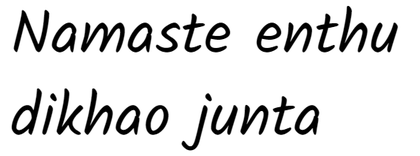
%> input picture OCR/img.png, 420 x 156 px, shrunk from 559 x 208 before the run
$ octave Paragraph.m   (GNU Octave 9; MATLAB toolbox functions it lacks are replaced by stand-ins)
%> lines starting %> are read from the running program, lines starting %| are printed output that depends on the picture; in (x1, y1, x2, y2) boxes, pixels count from 0 and x2, y2 are one past the last pixel; in counts of white or black regions, pixels touching at a corner belong together; the program's own positions count from 1
### OCR/lineSeparate.m
function [firstl, secondl]= lineSeparate(img)
[ysize, xsize]=size(img);
mag=xsize;
firstl=1;
secondl=1;
for i=1:(ysize-1)
  nopix1=sum((img(i, :))(:));
  nopix2=sum((img(i+1,:))(:));
  if (nopix1>=mag && nopix2<mag)
   firstl=i-1;
  elseif (nopix1<mag && nopix2>=mag)
    secondl=i+1;
    break;
  end
end

end

### OCR/seg2letters.m
%Given a line/word, segment into characters and return the starting and ending of each character, relative to the line/word
%Input should be a b/w image
function [letters]=seg2letters(bw)
black=ones(1,size(bw,2));
for it=1:size(bw,2)
	count=sum(bw(:,it)==0);
	if(count<=0)
		black(it)=0;
	end
end
%black
letters=[];
if(black(1)==1)
letters=[1,1];
end
for it=2:size(black,2)
	if(black(it)==1 && black(it-1)==0)
		letters=[letters;[it-1,it]];
	end
	if(black(it)==1 && black(it-1)==1)
		letters(size(letters,1),2)=letters(size(letters,1),2)+1;
	end
	if(black(it)==0 && black(it-1)==1)
		letters(size(letters,1),2)=letters(size(letters,1),2)+1;
	end
	if(black(it)==0 && black(it-1)==0)

	end
end
end

### OCR/Paragraph.m
%Replace scan2.png with whatever image you wish to test
%Pranay's code(13-36) will be used to isolate the first line of the image. In the next loop, the first line will be cut out, hence now the second line
%will be recognised, and so on. firstl, secondl, sequentially contain the values of the beginning and ending y-coordinates of each line. Once a line is
%isolated, we use Anuj's code(39-95) to isolate words and letters in each line, using the pixel darkness. Finally the whole thing is displayed nicely.
pkg load image;
close all;
%letter_cells={};
lines={};
%letter_lines_cells={};
letter_top_down_global={};
letter_pos_global={};
global_max=-1;
global_charl=-1;
charnum=0;
actualimg=imread('img.png');
%> actualimg is the input picture: size 156x420x3 uint8; min 0, max 255, mean 222.9
if(size(actualimg,3)==3)
actualimg=rgb2gray(actualimg);
%> actualimg: size 156x420 uint8
end
imshow(actualimg);
hold on;
firstl=0;
secondl=0;
while(true)
if((secondl+1)>size(actualimg,1))
break;
end %FIX THIS LATER
cutimg=actualimg((secondl+1):size(actualimg,1),:);
cutimg=im2bw(cutimg);
prevsecondl=secondl;
%figure, imshow(cutimg);
[firstl, secondl]= lineSeparate(cutimg);
if(firstl>secondl)
break;
end
bw=cutimg(firstl:secondl,:);
firstl=prevsecondl+firstl;
secondl=prevsecondl+secondl;
%firstl
%secondl
%figure, imshow(I);
%bw=im2bw(I,"moments");
%bw
letters=seg2letters(bw);
if(size(letters)==[0,0])
break
end
%letters
%imshow(bw);
temp=[letters(:,1),[0;letters(:,2)](1:end-1)];
whitelength=(temp(:,1)-temp(:,2))(2:end);
global_max=max(max(whitelength),global_max);
whitelength=whitelength.*(whitelength>=((global_max)/2));
words=[letters(1,1),letters(1,2)];
if(size(whitelength)~=[0,0])
for it=1:size(whitelength,1)
	if(whitelength(it)~=0)
		words=[words;[letters(it+1,1),letters(it+1,2)]];
	end
	if(whitelength(it)==0)
		words(size(words,1),2)=letters(it+1,2);
	end
end
end
%letters=[];
letter_lines_words_cell={};
word_letters_cell={};
charnumline=0;
charlenline=[];
for wordit=1:size(words,1)
	letter_lines=[];
	wordimg=im2bw(actualimg(firstl:secondl,words(wordit,1):words(wordit,2)));
	wordletters=seg2letters(wordimg);
	for iter=1:size(wordletters)
	imgletter=wordimg(:,wordletters(iter,1):wordletters(iter,2));
	[fl sl]=LineSep2(imgletter);
	fl=firstl+fl;
	sl=firstl+sl;
	letter_lines=[letter_lines;[fl,sl,1]];
	end
	charlenline=[charlenline;wordletters(:,2)-wordletters(:,1)];
	charnumline=charnumline+size(wordletters,1);
	wordletters=wordletters+words(wordit,1)-1;
	letter_lines_words_cell{end+1}=letter_lines;
	word_letters_cell{end+1}=wordletters;
	%letters=[letters;wordletters];
end
%charlenline
global_charl=(charnum*global_charl+sum(charlenline))/(charnum+charnumline);
charnum=charnum+charnumline;
countofletters=0;
for itr=1:size(letter_lines_words_cell,1)
prevcount=countofletters+1;
countofletters=countofletters+size(letter_lines_words_cell{itr},1);
letter_lines_words_cell{itr}(:,3)=(charlenline(prevcount:countofletters)<=(1.4*global_charl));
endfor
% [13 lines of commented-out code are left out]
lines{end+1}=[firstl,secondl];
letter_top_down_global{end+1}=letter_lines_words_cell;
letter_pos_global{end+1}=word_letters_cell;
% [9 lines of commented-out code are left out]
hold on;
plot([words(1,1),words(size(words,1),2)],[firstl,firstl],'y');
plot([words(1,1),words(size(words,1),2)],[secondl,secondl],'r');

%hold off;
%figure,imshow(bw);
hold on;
for it1=1:size(word_letters_cell,2)
for it2=1:size(word_letters_cell{it1},1)
	plot([word_letters_cell{it1}(it2,1),word_letters_cell{it1}(it2,1)],[letter_lines_words_cell{it1}(it2,1),letter_lines_words_cell{it1}(it2,2)],'g');
	plot([word_letters_cell{it1}(it2,2),word_letters_cell{it1}(it2,2)],[letter_lines_words_cell{it1}(it2,1),letter_lines_words_cell{it1}(it2,2)],'r');
	plot([word_letters_cell{it1}(it2,1),word_letters_cell{it1}(it2,2)],[letter_lines_words_cell{it1}(it2,1),letter_lines_words_cell{it1}(it2,1)],'y');
	plot([word_letters_cell{it1}(it2,1),word_letters_cell{it1}(it2,2)],[letter_lines_words_cell{it1}(it2,2),letter_lines_words_cell{it1}(it2,2)],'g');

end
end
end
%> this loop made 3 passes
%> (firstl, secondl, whitelength, global_max, global_charl, charnum) on pass 1: (5, 53, [0; 0; 0; 0; 0; 0; 26; 0; 0; 0; 0], 26, 28.08, 12)
%> (prevsecondl, firstl, secondl, whitelength, global_max, global_charl, charnum) on pass 2: (53, 87, 151, [0; 0; 0; 13; 0; 0], 26, 32.53, 19)
%> pass 1, `cutimg=im2bw(cutimg);`:
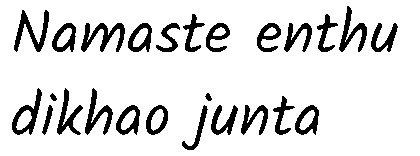
%> cutimg: size 156x420 logical; 87.4% white; 25 black regions, largest, box (x1, y1, x2, y2) and area: (81, 23, 125, 52) 571, (14, 10, 49, 52) 526, (12, 88, 42, 135) 459
%> pass 1, `bw=cutimg(firstl:secondl,:);`:
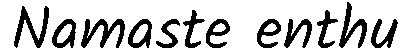
%> bw: size 49x420 logical; 78.5% white; 12 black regions, largest, box (x1, y1, x2, y2) and area: (81, 19, 125, 48) 571, (14, 6, 49, 48) 526, (339, 2, 367, 48) 456
%> pass 2, `cutimg=actualimg((secondl+1):size(actualimg,1),:);`:
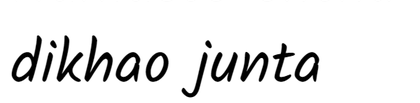
%> cutimg: size 103x420 uint8; min 0, max 255, mean 232.6
%> pass 2, `cutimg=im2bw(cutimg);`:
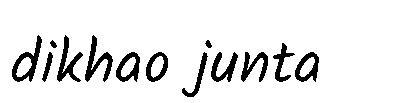
%> cutimg: size 103x420 logical; 91.2% white; 13 black regions, largest, box (x1, y1, x2, y2) and area: (12, 35, 42, 82) 459, (85, 35, 113, 82) 459, (57, 35, 83, 82) 416
%> after the loop, letter_lines_words_cell = {[88 137 0; 88 137 1; 105 137 1; 105 137 1], [93 152 1; 105 137 1; 96 137 1]}; letter_pos_global = 2 items; letter_top_down_global = 2 items; lines = {[5 53], [87 151]}; word_letters_cell = {[12 84; 85 114; 116 141; 146 169], [182 239; 241 269; 273 320]}; words = [12 169; 182 320]
%> after the loop:
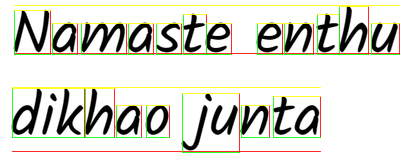
%> figure redrawn from the program's plot data
%letter_pos_global
%letter_top_down_global
save lett.mat letter_top_down_global letter_pos_global;
